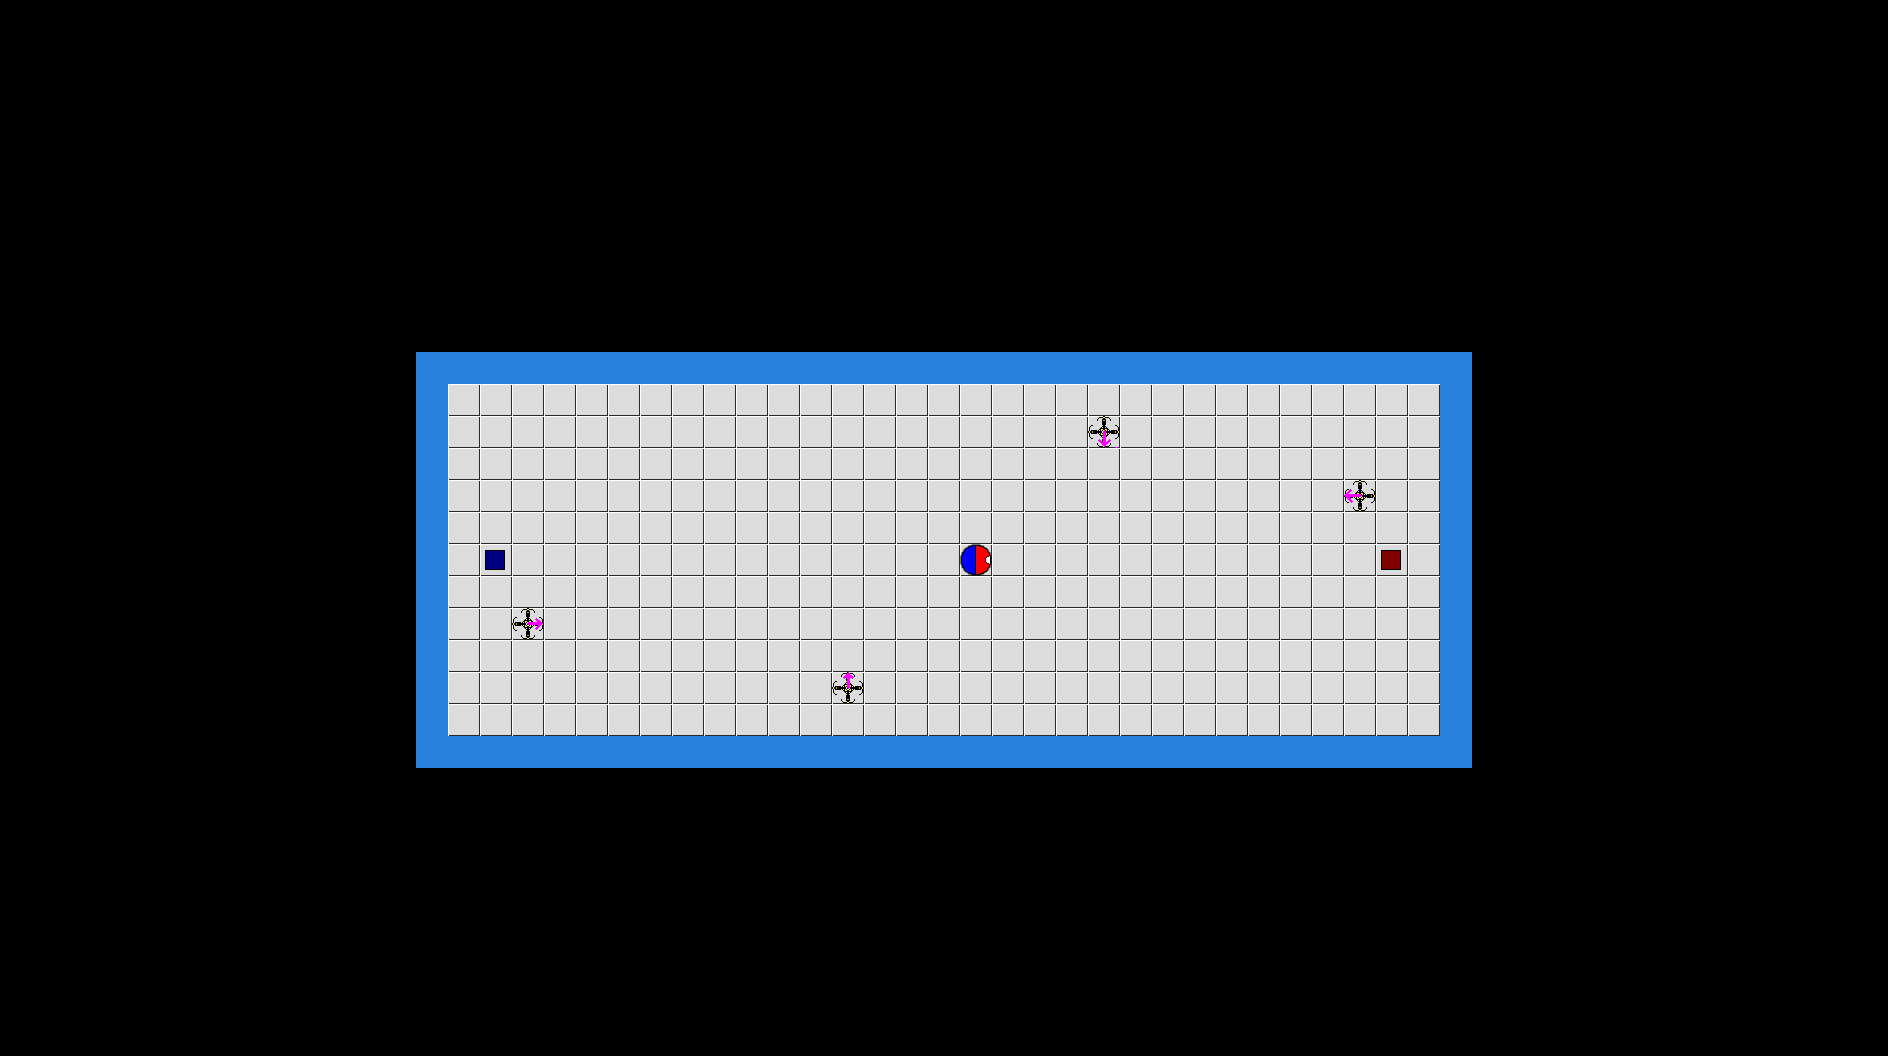

A level layout from a 2D game, rendered from its tile map. Below: a short description, then the map file with its tile-grid data intact:
An orthogonal 59x33 tile map with 32x32 px tiles, 1 tile layer (Camada de Tiles 1).

<map version="1.0" orientation="orthogonal" width="59" height="33" tilewidth="32" tileheight="32">
 <tileset firstgid="1" name="tileset" tilewidth="32" tileheight="32">
  <image source="tileset.png" width="160" height="160" />
 </tileset>
 <layer name="Camada de Tiles 1" width="59" height="33">
  <data encoding="csv">
0,0,0,0,0,0,0,0,0,0,0,0,0,0,0,0,0,0,0,0,0,0,0,0,0,0,0,0,0,0,0,0,0,0,0,0,0,0,0,0,0,0,0,0,0,0,0,0,0,0,0,0,0,0,0,0,0,0,0,
0,0,0,0,0,0,0,0,0,0,0,0,0,0,0,0,0,0,0,0,0,0,0,0,0,0,0,0,0,0,0,0,0,0,0,0,0,0,0,0,0,0,0,0,0,0,0,0,0,0,0,0,0,0,0,0,0,0,0,
0,0,0,0,0,0,0,0,0,0,0,0,0,0,0,0,0,0,0,0,0,0,0,0,0,0,0,0,0,0,0,0,0,0,0,0,0,0,0,0,0,0,0,0,0,0,0,0,0,0,0,0,0,0,0,0,0,0,0,
0,0,0,0,0,0,0,0,0,0,0,0,0,0,0,0,0,0,0,0,0,0,0,0,0,0,0,0,0,0,0,0,0,0,0,0,0,0,0,0,0,0,0,0,0,0,0,0,0,0,0,0,0,0,0,0,0,0,0,
0,0,0,0,0,0,0,0,0,0,0,0,0,0,0,0,0,0,0,0,0,0,0,0,0,0,0,0,0,0,0,0,0,0,0,0,0,0,0,0,0,0,0,0,0,0,0,0,0,0,0,0,0,0,0,0,0,0,0,
0,0,0,0,0,0,0,0,0,0,0,0,0,0,0,0,0,0,0,0,0,0,0,0,0,0,0,0,0,0,0,0,0,0,0,0,0,0,0,0,0,0,0,0,0,0,0,0,0,0,0,0,0,0,0,0,0,0,0,
0,0,0,0,0,0,0,0,0,0,0,0,0,0,0,0,0,0,0,0,0,0,0,0,0,0,0,0,0,0,0,0,0,0,0,0,0,0,0,0,0,0,0,0,0,0,0,0,0,0,0,0,0,0,0,0,0,0,0,
0,0,0,0,0,0,0,0,0,0,0,0,0,0,0,0,0,0,0,0,0,0,0,0,0,0,0,0,0,0,0,0,0,0,0,0,0,0,0,0,0,0,0,0,0,0,0,0,0,0,0,0,0,0,0,0,0,0,0,
0,0,0,0,0,0,0,0,0,0,0,0,0,0,0,0,0,0,0,0,0,0,0,0,0,0,0,0,0,0,0,0,0,0,0,0,0,0,0,0,0,0,0,0,0,0,0,0,0,0,0,0,0,0,0,0,0,0,0,
0,0,0,0,0,0,0,0,0,0,0,0,0,0,0,0,0,0,0,0,0,0,0,0,0,0,0,0,0,0,0,0,0,0,0,0,0,0,0,0,0,0,0,0,0,0,0,0,0,0,0,0,0,0,0,0,0,0,0,
0,0,0,0,0,0,0,0,0,0,0,0,0,0,0,0,0,0,0,0,0,0,0,0,0,0,0,0,0,0,0,0,0,0,0,0,0,0,0,0,0,0,0,0,0,0,0,0,0,0,0,0,0,0,0,0,0,0,0,
0,0,0,0,0,0,0,0,0,0,0,0,0,2,2,2,2,2,2,2,2,2,2,2,2,2,2,2,2,2,2,2,2,2,2,2,2,2,2,2,2,2,2,2,2,2,0,0,0,0,0,0,0,0,0,0,0,0,0,
0,0,0,0,0,0,0,0,0,0,0,0,0,2,1,1,1,1,1,1,1,1,1,1,1,1,1,1,1,1,1,1,1,1,1,1,1,1,1,1,1,1,1,1,1,2,0,0,0,0,0,0,0,0,0,0,0,0,0,
0,0,0,0,0,0,0,0,0,0,0,0,0,2,1,1,1,1,1,1,1,1,1,1,1,1,1,1,1,1,1,1,1,1,10,1,1,1,1,1,1,1,1,1,1,2,0,0,0,0,0,0,0,0,0,0,0,0,0,
0,0,0,0,0,0,0,0,0,0,0,0,0,2,1,1,1,1,1,1,1,1,1,1,1,1,1,1,1,1,1,1,1,1,1,1,1,1,1,1,1,1,1,1,1,2,0,0,0,0,0,0,0,0,0,0,0,0,0,
0,0,0,0,0,0,0,0,0,0,0,0,0,2,1,1,1,1,1,1,1,1,1,1,1,1,1,1,1,1,1,1,1,1,1,1,1,1,1,1,1,1,12,1,1,2,0,0,0,0,0,0,0,0,0,0,0,0,0,
0,0,0,0,0,0,0,0,0,0,0,0,0,2,1,1,1,1,1,1,1,1,1,1,1,1,1,1,1,1,1,1,1,1,1,1,1,1,1,1,1,1,1,1,1,2,0,0,0,0,0,0,0,0,0,0,0,0,0,
0,0,0,0,0,0,0,0,0,0,0,0,0,2,1,4,1,1,1,1,1,1,1,1,1,1,1,1,1,1,3,1,1,1,1,1,1,1,1,1,1,1,1,5,1,2,0,0,0,0,0,0,0,0,0,0,0,0,0,
0,0,0,0,0,0,0,0,0,0,0,0,0,2,1,1,1,1,1,1,1,1,1,1,1,1,1,1,1,1,1,1,1,1,1,1,1,1,1,1,1,1,1,1,1,2,0,0,0,0,0,0,0,0,0,0,0,0,0,
0,0,0,0,0,0,0,0,0,0,0,0,0,2,1,1,8,1,1,1,1,1,1,1,1,1,1,1,1,1,1,1,1,1,1,1,1,1,1,1,1,1,1,1,1,2,0,0,0,0,0,0,0,0,0,0,0,0,0,
0,0,0,0,0,0,0,0,0,0,0,0,0,2,1,1,1,1,1,1,1,1,1,1,1,1,1,1,1,1,1,1,1,1,1,1,1,1,1,1,1,1,1,1,1,2,0,0,0,0,0,0,0,0,0,0,0,0,0,
0,0,0,0,0,0,0,0,0,0,0,0,0,2,1,1,1,1,1,1,1,1,1,1,1,1,14,1,1,1,1,1,1,1,1,1,1,1,1,1,1,1,1,1,1,2,0,0,0,0,0,0,0,0,0,0,0,0,0,
0,0,0,0,0,0,0,0,0,0,0,0,0,2,1,1,1,1,1,1,1,1,1,1,1,1,1,1,1,1,1,1,1,1,1,1,1,1,1,1,1,1,1,1,1,2,0,0,0,0,0,0,0,0,0,0,0,0,0,
0,0,0,0,0,0,0,0,0,0,0,0,0,2,2,2,2,2,2,2,2,2,2,2,2,2,2,2,2,2,2,2,2,2,2,2,2,2,2,2,2,2,2,2,2,2,0,0,0,0,0,0,0,0,0,0,0,0,0,
0,0,0,0,0,0,0,0,0,0,0,0,0,0,0,0,0,0,0,0,0,0,0,0,0,0,0,0,0,0,0,0,0,0,0,0,0,0,0,0,0,0,0,0,0,0,0,0,0,0,0,0,0,0,0,0,0,0,0,
0,0,0,0,0,0,0,0,0,0,0,0,0,0,0,0,0,0,0,0,0,0,0,0,0,0,0,0,0,0,0,0,0,0,0,0,0,0,0,0,0,0,0,0,0,0,0,0,0,0,0,0,0,0,0,0,0,0,0,
0,0,0,0,0,0,0,0,0,0,0,0,0,0,0,0,0,0,0,0,0,0,0,0,0,0,0,0,0,0,0,0,0,0,0,0,0,0,0,0,0,0,0,0,0,0,0,0,0,0,0,0,0,0,0,0,0,0,0,
0,0,0,0,0,0,0,0,0,0,0,0,0,0,0,0,0,0,0,0,0,0,0,0,0,0,0,0,0,0,0,0,0,0,0,0,0,0,0,0,0,0,0,0,0,0,0,0,0,0,0,0,0,0,0,0,0,0,0,
0,0,0,0,0,0,0,0,0,0,0,0,0,0,0,0,0,0,0,0,0,0,0,0,0,0,0,0,0,0,0,0,0,0,0,0,0,0,0,0,0,0,0,0,0,0,0,0,0,0,0,0,0,0,0,0,0,0,0,
0,0,0,0,0,0,0,0,0,0,0,0,0,0,0,0,0,0,0,0,0,0,0,0,0,0,0,0,0,0,0,0,0,0,0,0,0,0,0,0,0,0,0,0,0,0,0,0,0,0,0,0,0,0,0,0,0,0,0,
0,0,0,0,0,0,0,0,0,0,0,0,0,0,0,0,0,0,0,0,0,0,0,0,0,0,0,0,0,0,0,0,0,0,0,0,0,0,0,0,0,0,0,0,0,0,0,0,0,0,0,0,0,0,0,0,0,0,0,
0,0,0,0,0,0,0,0,0,0,0,0,0,0,0,0,0,0,0,0,0,0,0,0,0,0,0,0,0,0,0,0,0,0,0,0,0,0,0,0,0,0,0,0,0,0,0,0,0,0,0,0,0,0,0,0,0,0,0,
0,0,0,0,0,0,0,0,0,0,0,0,0,0,0,0,0,0,0,0,0,0,0,0,0,0,0,0,0,0,0,0,0,0,0,0,0,0,0,0,0,0,0,0,0,0,0,0,0,0,0,0,0,0,0,0,0,0,0
</data>
 </layer>
</map>
